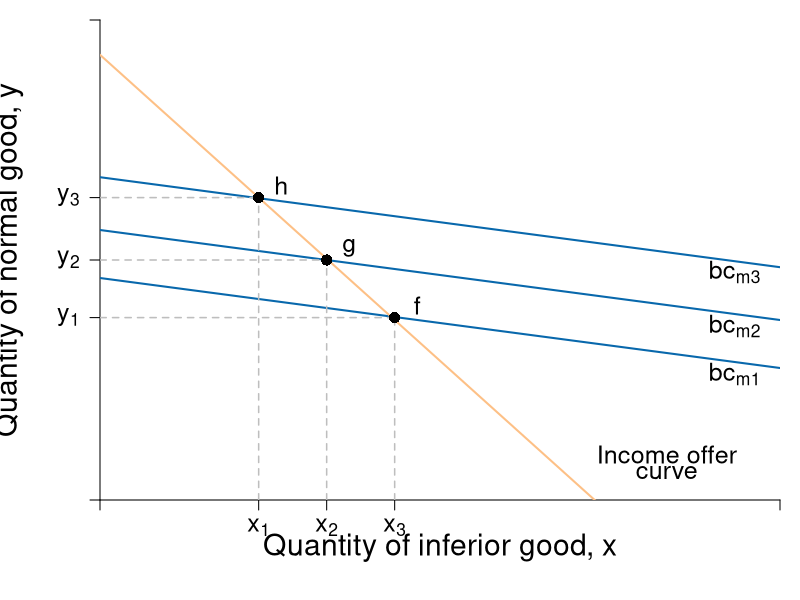

R code for this plot:
require(shape)
pdf(file = "indmarketdemand/budget_inferior_incomechange.pdf", width = 7, height = 7)

#Set parameters for graphics
pointsize <- 1.8
axislabelsize <- 1.8
labelsize <- 1.5
namesize <- 1.8
annotatesize <- 1.5
graphlinewidth <- 2
segmentlinewidth <- 1.5


COL <- c("#7fc97f", "#beaed4", "#fdc086", "#ffff99", "#386cb0", "#f0027f", "#bf5b17", "#666666")
COLA <- c("#99d8c9","#66c2a4","#41ae76", "#238b45", "#005824")
COLB <- c("#4eb3d3", "#2b8cbe", "#0868ac","#084081")

#Edited the margins to cater for the larger LHS labels
par(mar =  c(5, 5, 1, 1))

uA <- function(x, y, alpha = 0.8, beta = 0.4, a = 0.2, b = 5){
  log(a*(x)^alpha + b*(y)^beta)
}

uA2 <- function(x, y, a = 0.5){
  a*log(x) + y^2/2
}


bcA <- function(x, m = 2.25, px = 0.25, py = 1) {
  m/py - (px/py)*x
}

mOffer <- function(x, int, slope) {
  int - slope*x
}



xlims <- c(0, 3)
ylims <- c(0, 4)

npts <- 501 
x <- seq(xlims[1], xlims[2], length.out = npts)
y <- seq(ylims[1], ylims[2], length.out = npts) 
ulevels <- c(1.3, 2, 3)

plot(0, 0, xlim = xlims, ylim = ylims, type = "n",
     xlab = expression(paste("")),
     ylab = expression(paste("")), 
     xaxt = "n", 
     yaxt = "n", 
     cex.lab = axislabelsize, 
     bty = "n",
     xaxs = "i", 
     yaxs = "i")

ticksy <- c(0, 1.52, 2, 2.52, ylims[2])
ylabels <- c(NA, expression(paste(y[1])), expression(paste(y[2])), expression(paste(y[3])), NA)
ticksx <- c(0, 0.7, 1, 1.3, xlims[2])
xlabels <- c(NA, expression(paste(x[1])), expression(paste(x[2])), expression(paste(x[3])), NA)

axis(1, at = ticksx, pos = 0, labels = xlabels, cex.axis = labelsize)
axis(2, at = ticksy, pos = 0, labels = ylabels, las = 1, cex.axis = labelsize)

npts <- 500 
xx1 <- seq(xlims[1], xlims[2], length.out = npts)

lines(xx1, bcA(xx1, m = 1.85), col = COLB[3], lwd = graphlinewidth)
lines(xx1, bcA(xx1, m = 2.25), col = COLB[3], lwd = graphlinewidth)
lines(xx1, bcA(xx1, m = 2.69), col = COLB[3], lwd = graphlinewidth)
lines(xx1, mOffer(xx1, int = 3.71, slope = 1.7), col = COL[3], lwd = graphlinewidth)

#Label Axes
text(0.5*xlims[2], -0.4, expression(paste("Quantity of inferior good, ", x)), xpd = TRUE, cex = axislabelsize) 
text(-0.4, 0.5*ylims[2], expression(paste("Quantity of normal good, ", y)), xpd = TRUE, cex = axislabelsize, srt = 90) 

#Label the budget curve functions for the HG, Aisha
text(2.8, 1.05, expression(bc[m1]), cex = labelsize)
text(2.8, 1.45, expression(bc[m2]), cex = labelsize)
text(2.8, 1.9, expression(bc[m3]), cex = labelsize)

text(2.5, 0.38, expression(paste("Income offer")), cex = labelsize)
text(2.5, 0.23, expression(paste("curve")), cex = labelsize)


segments(0.7, 0, 0.7, 2.52, lty = 2, col = "gray", lwd = segmentlinewidth)
segments(0, 2.52, 0.7, 2.52, lty = 2, col = "gray", lwd = segmentlinewidth)
points(0.7, 2.52, pch = 16, col = "black", cex = 1.5)
text(0.7 + 0.1, 2.52 + 0.1, expression(h), cex = annotatesize)


segments(1, 0, 1, 2, lty = 2, col = "gray", lwd = segmentlinewidth)
segments(0, 2, 1, 2, lty = 2, col = "gray", lwd = segmentlinewidth)
points(1, 2, pch = 16, col = "black", cex = 1.5)
text(1 + 0.1, 2 + 0.1, expression(g), cex = annotatesize)

segments(1.3, 0, 1.3, 1.52, lty = 2, col = "gray", lwd = segmentlinewidth)
segments(0, 1.52, 1.3, 1.52, lty = 2, col = "gray", lwd = segmentlinewidth)
points(1.3, 1.52, pch = 16, col = "black", cex = 1.5)
text(1.3 + 0.1, 1.52 + 0.1, expression(f), cex = annotatesize)


dev.off()
